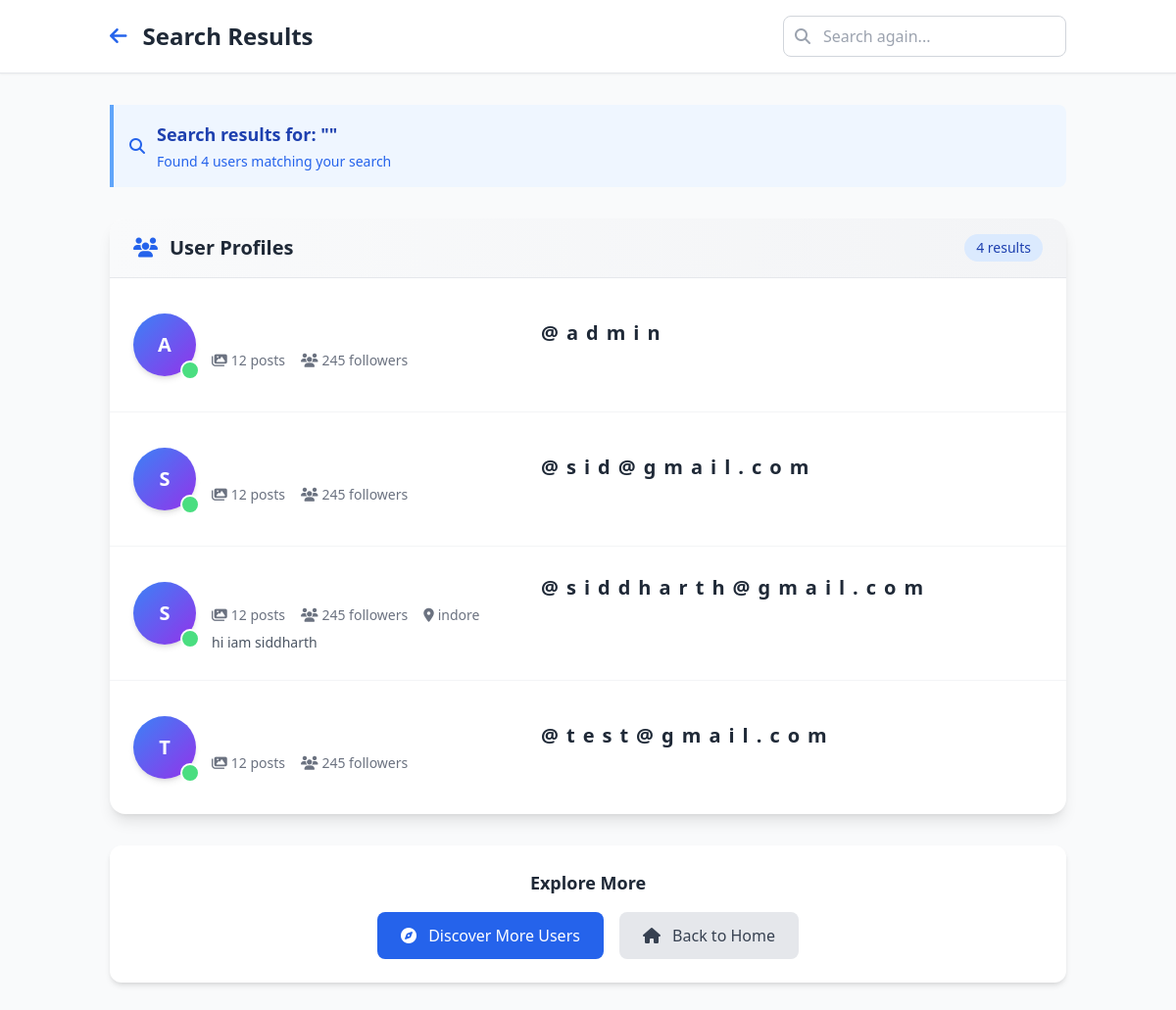
The app's page /search-results/ (signed in), older data.
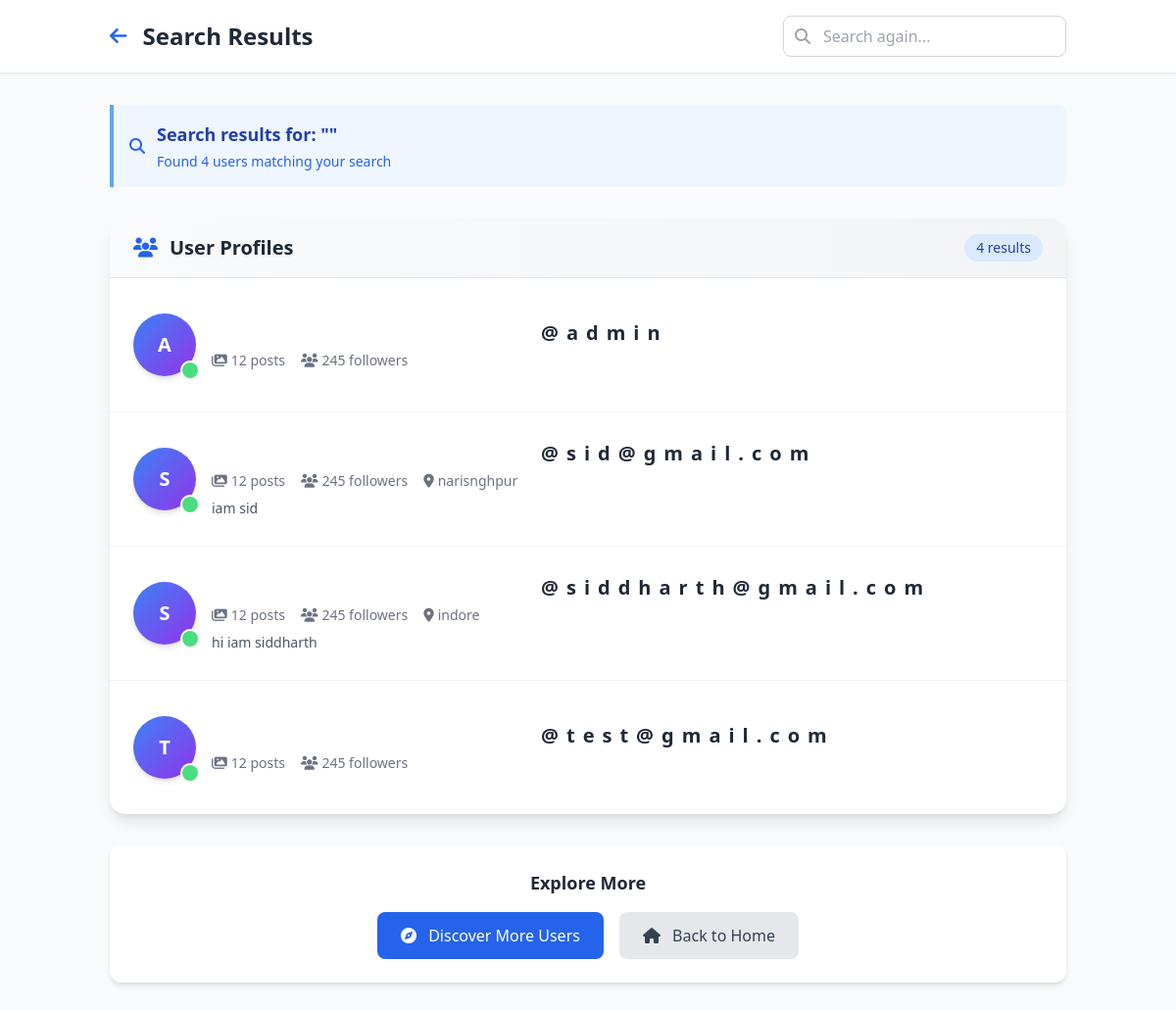
The same page, newer data.
### userauth/models.py (models this page shows, shortened)
class Profile(models.Model):
    user = models.OneToOneField(User, on_delete=models.CASCADE)
    bio = models.TextField(max_length=500, blank=True)
    profileimg = models.ImageField(upload_to='profile_images', default='blank-profile-picture.png')
    location = models.CharField(max_length=30, blank=True)

### userauth/views.py (the view)
# urls.py: path('search-results/', views.search_results, name='search_results'),
@login_required
def search_results(request):
    query = request.GET.get('q', '')
    users = Profile.objects.filter(user__username__icontains=query)
    posts = Post.objects.filter(caption__icontains=query)
    return render(request, 'search_user.html', {
        'query': query,
        'users': users,
        'posts': posts,
    })

### templates/search_user.html (shortened to what this page needs)
{% load static %}
<!DOCTYPE html>
<html lang="en">
<head>
    <script src="https://cdn.tailwindcss.com"></script>
</head>
<body class="bg-gray-50 min-h-screen">
    <header class="bg-white shadow-sm border-b border-gray-200">
        <div class="container mx-auto px-6 py-4">
            <div class="flex items-center justify-between">
                <div class="flex items-center space-x-4">
                    <a href="/" class="text-blue-600 hover:text-blue-700 transition-colors">
                        <i class="fa-solid fa-arrow-left text-xl"></i>
                    </a>
                    <h1 class="text-2xl font-bold text-gray-800">Search Results</h1>
                </div>
                <div class="relative max-w-md">
                    <input type="text"
                           placeholder="Search again..."
                           value="{{ query }}"
                           class="w-full pl-10 pr-4 py-2 border border-gray-300 rounded-lg focus:ring-2 focus:ring-blue-500 focus:border-transparent">
                    <div class="absolute inset-y-0 left-0 flex items-center pl-3">
                        <i class="fa-solid fa-search text-gray-400"></i>
                    </div>
                </div>
            </div>
        </div>
    </header>
    <main class="container mx-auto px-6 py-8">
        <div class="mb-8">
            <div class="bg-blue-50 border-l-4 border-blue-400 p-4 rounded-r-lg">
                <div class="flex items-center">
                    <i class="fa-solid fa-search text-blue-600 mr-3"></i>
                    <div>
                        <h2 class="text-lg font-semibold text-blue-800">
                            Search results for: ""
                        </h2>
                        <p class="text-blue-600 text-sm mt-1">
                            Found {{ users|length }} user{{ users|length|pluralize }} matching your search
                        </p>
                    </div>
                </div>
            </div>
        </div>
        <div class="bg-white rounded-2xl shadow-lg overflow-hidden">
            <div class="bg-gradient-to-r from-gray-50 to-gray-100 px-6 py-4 border-b border-gray-200">
                <div class="flex items-center justify-between">
                    <h3 class="text-xl font-semibold text-gray-800 flex items-center">
                        <i class="fa-solid fa-users mr-3 text-blue-600"></i>
                        User Profiles
                    </h3>
                    <span class="bg-blue-100 text-blue-800 text-sm font-medium px-3 py-1 rounded-full">
                        {{ users|length }} result{{ users|length|pluralize }}
                    </span>
                </div>
            </div>
            <div class="divide-y divide-gray-100">
                {% for user in users %}
                <div class="p-6 hover:bg-gray-50 transition-all duration-200 group">
                    <div class="flex items-center justify-between">
                        <div class="flex items-center space-x-4">
                            <div class="relative">
                                <div class="w-16 h-16 bg-gradient-to-br from-blue-500 to-purple-600 rounded-full flex items-center justify-center text-white text-xl font-bold shadow-md group-hover:scale-105 transition-transform duration-200">
                                    {{ user.user.username|slice:":1"|upper }}
                                </div>
                                <div class="absolute -bottom-1 -right-1 w-5 h-5 bg-green-400 border-2 border-white rounded-full"></div>
                            </div>
                            <div class="flex-1">
                                <h4 class="text-xl font-bold text-gray-800 group-hover:text-blue-600 transition-colors">
                                    <a href="/profile/{{user.user.username}}" class="flex items-center">
                                    </a>
                                </h4>
                                <div class="flex items-center space-x-4 mt-1 text-sm text-gray-500">
                                    <span class="flex items-center">
                                        <i class="fa-solid fa-images mr-1"></i>
                                        12 posts
                                    </span>
                                    <span class="flex items-center">
                                        <i class="fa-solid fa-users mr-1"></i>
                                        245 followers
                                    </span>
                                    {% if user.location %}
                                    <span class="flex items-center">
                                        <i class="fa-solid fa-location-dot mr-1"></i>
                                        {{ user.location }}
                                    </span>
                                    {% endif %}
                                </div>
                                {% if user.bio %}
                                <p class="text-gray-600 mt-2 text-sm line-clamp-2">{{ user.bio }}</p>
                                {% endif %}
                            </div>
                        </div>
                    </div>
                </div>
                {% endfor %}
            </div>
        </div>
        {% if users %}
        <div class="mt-8 text-center">
            <div class="bg-white rounded-xl p-6 shadow-md">
                <h3 class="text-lg font-semibold text-gray-800 mb-4">Explore More</h3>
                <div class="flex items-center justify-center space-x-4">
                    <a href="/explore" class="bg-blue-600 hover:bg-blue-700 text-white px-6 py-3 rounded-lg transition-colors font-medium">
                        <i class="fa-solid fa-compass mr-2"></i>
                        Discover More Users
                    </a>
                    <a href="/" class="bg-gray-200 hover:bg-gray-300 text-gray-700 px-6 py-3 rounded-lg transition-colors font-medium">
                        <i class="fa-solid fa-home mr-2"></i>
                        Back to Home
                    </a>
                </div>
            </div>
        </div>
        {% endif %}
    </main>
</body>
</html>

Row changes from the older to the newer data that the page shows:
changed Profile: location (not shown) → "narisnghpur"; bio (not shown) → "iam sid"
